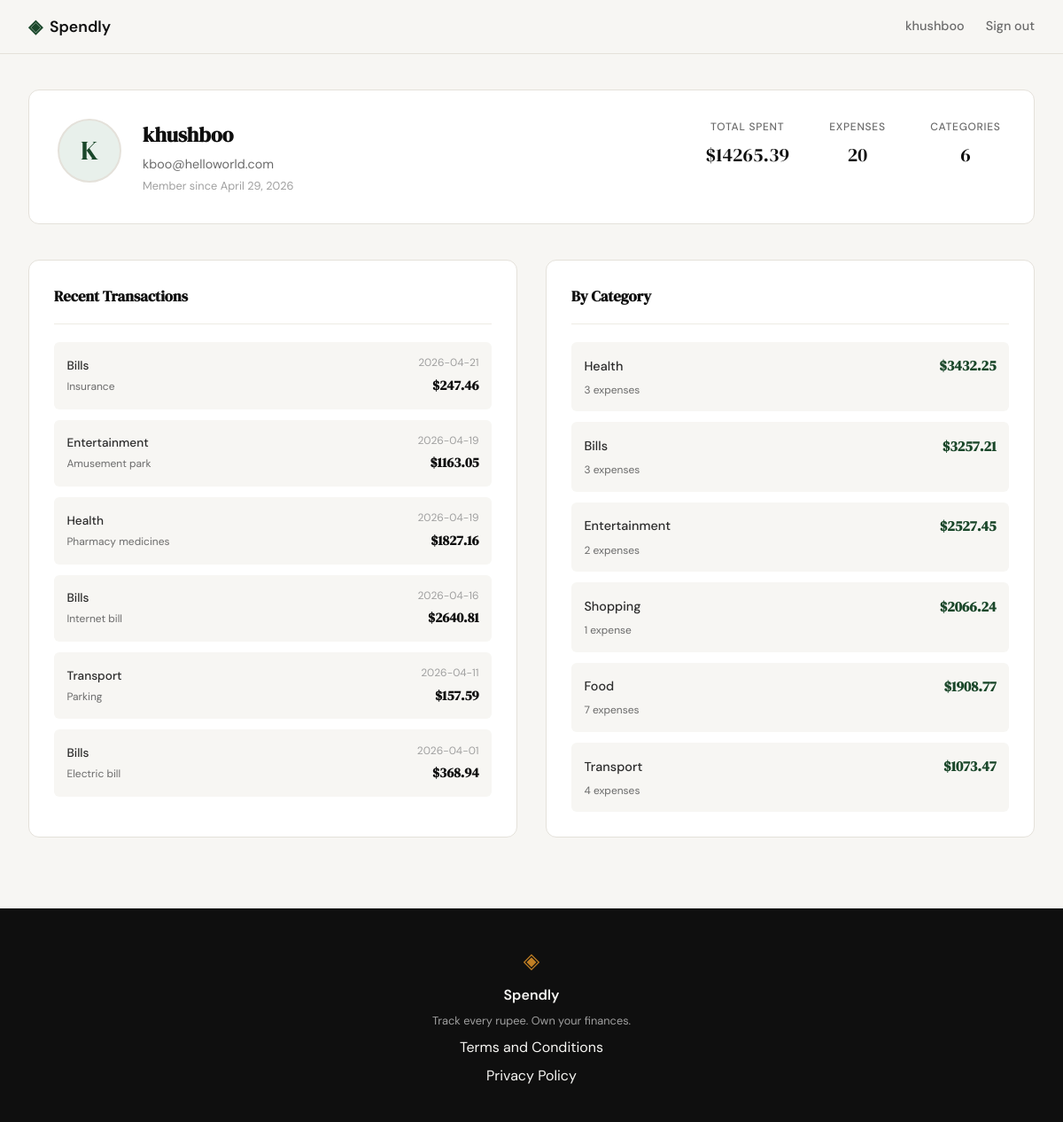
Screenshot of /profile (signed in) with the database file from the repository.
### tables this page shows
CREATE TABLE users (
            id INTEGER PRIMARY KEY AUTOINCREMENT,
            name TEXT NOT NULL,
            email TEXT UNIQUE NOT NULL,
            password_hash TEXT NOT NULL,
            created_at TEXT DEFAULT (datetime('now'))
        );

CREATE TABLE expenses (
            id INTEGER PRIMARY KEY AUTOINCREMENT,
            user_id INTEGER NOT NULL,
            amount REAL NOT NULL,
            category TEXT NOT NULL,
            date TEXT NOT NULL,
            description TEXT,
            created_at TEXT DEFAULT (datetime('now')),
            FOREIGN KEY (user_id) REFERENCES users(id)
        );

### app.py (the view)
@app.route("/profile")
def profile():
    user_id = session.get("user_id")
    if not user_id:
        return redirect(url_for("login"))
    conn = get_db()
    try:
        user = conn.execute(
            "SELECT id, name, email, created_at FROM users WHERE id = ?",
            (user_id,)
        ).fetchone()
        if not user:
            session.clear()
            return redirect(url_for("login"))
        totals = conn.execute(
            "SELECT COUNT(*) as count, COALESCE(SUM(amount), 0) as total FROM expenses WHERE user_id = ?",
            (user_id,)
        ).fetchone()
        recent = conn.execute(
            """SELECT id, category, amount, date, description
               FROM expenses WHERE user_id = ?
               ORDER BY date DESC LIMIT 6""",
            (user_id,)
        ).fetchall()
        by_category = conn.execute(
            """SELECT category, COUNT(*) as count, SUM(amount) as total
               FROM expenses WHERE user_id = ?
               GROUP BY category ORDER BY total DESC""",
            (user_id,)
        ).fetchall()
    finally:
        conn.close()
    from datetime import datetime
    try:
        joined = datetime.strptime(user["created_at"], "%Y-%m-%d %H:%M:%S").strftime("%B %d, %Y")
    except (ValueError, TypeError):
        joined = user["created_at"]
    return render_template(
        "profile.html",
        user=user,
        totals=totals,
        recent=recent,
        by_category=by_category,
        joined=joined,
    )

### database/db.py (called while the page is built)
def get_db():
    conn = sqlite3.connect(DATABASE)
    conn.row_factory = sqlite3.Row
    conn.execute("PRAGMA foreign_keys = ON")
    return conn

### templates/profile.html (shortened to what this page needs)
{% extends "base.html" %}
{% block content %}
<section class="profile-section">
    <div class="profile-wrapper">
        <div class="profile-header">
            <div class="profile-user-card">
                <div class="profile-avatar">{{ user.name[0].upper() }}</div>
                <div>
                    <h1 class="profile-name">{{ user.name }}</h1>
                    <p class="profile-email">{{ user.email }}</p>
                    <p class="profile-joined">Member since {{ joined }}</p>
                </div>
            </div>
            <div class="profile-header-stats">
                <div class="profile-stat-mini">
                    <span class="profile-stat-mini-label">Total Spent</span>
                    <span class="profile-stat-mini-value">${{ "%.2f" | format(totals.total) }}</span>
                </div>
                <div class="profile-stat-mini">
                    <span class="profile-stat-mini-label">Expenses</span>
                    <span class="profile-stat-mini-value">{{ totals.count }}</span>
                </div>
                <div class="profile-stat-mini">
                    <span class="profile-stat-mini-label">Categories</span>
                    <span class="profile-stat-mini-value">{{ by_category | length }}</span>
                </div>
            </div>
        </div>
        <div class="profile-content">
            <div class="profile-column">
                <h2 class="profile-section-title">Recent Transactions</h2>
                {% if recent %}
                <div class="profile-transactions">
                    {% for txn in recent %}
                    <div class="profile-transaction-row">
                        <div class="profile-transaction-info">
                            <span class="profile-transaction-category">{{ txn.category }}</span>
                            <span class="profile-transaction-description">{{ txn.description if txn.description else "No description" }}</span>
                        </div>
                        <div class="profile-transaction-meta">
                            <span class="profile-transaction-date">{{ txn.date }}</span>
                            <span class="profile-transaction-amount">${{ "%.2f" | format(txn.amount) }}</span>
                        </div>
                    </div>
                    {% endfor %}
                </div>
                {% else %}
                <div class="profile-empty-state">
                    <p class="profile-empty-text">No transactions yet</p>
                    <p class="profile-empty-sub">Add your first expense to get started</p>
                </div>
                {% endif %}
            </div>
            <div class="profile-column">
                <h2 class="profile-section-title">By Category</h2>
                {% if by_category %}
                <div class="profile-categories">
                    {% for row in by_category %}
                    <div class="profile-category-item">
                        <div class="profile-category-header">
                            <span class="profile-category-name">{{ row.category }}</span>
                            <span class="profile-category-amount">${{ "%.2f" | format(row.total) }}</span>
                        </div>
                        <p class="profile-category-meta">{{ row.count }} expense{{ 's' if row.count != 1 else '' }}</p>
                    </div>
                    {% endfor %}
                </div>
                {% else %}
                <div class="profile-empty-state">
                    <p class="profile-empty-text">No categories yet</p>
                    <p class="profile-empty-sub">Create an expense to populate categories</p>
                </div>
                {% endif %}
            </div>
        </div>
    </div>
</section>
{% endblock %}

### templates/base.html (shortened to what this page needs)
<!DOCTYPE html>
<html lang="en">
<head>
    <link rel="stylesheet" href="{{ url_for('static', filename='css/style.css') }}">
</head>
<body>
    <nav class="navbar">
        <div class="nav-inner">
            <a href="{{ url_for('landing') }}" class="nav-brand">
                <span class="brand-icon">◈</span>
                <span class="brand-name">Spendly</span>
            </a>
            <div class="nav-links">
                {% if session.user_id %}
                    <a href="{{ url_for('profile') }}" class="nav-username">{{ session.username }}</a>
                    <a href="{{ url_for('logout') }}">Sign out</a>
                {% else %}
                    <a href="{{ url_for('login') }}">Sign in</a>
                    <a href="{{ url_for('register') }}" class="nav-cta">Get started</a>
                {% endif %}
            </div>
        </div>
    </nav>
    <main class="main-content">
        {% block content %}{% endblock %}
    </main>
    <footer class="footer">
        <div class="footer-inner">
            <span class="brand-icon">◈</span>
            <span class="footer-name">Spendly</span>
            <p class="footer-copy">Track every rupee. Own your finances.</p>
            <a href="{{ url_for('terms') }}">Terms and Conditions</a>
            <a href="{{ url_for('privacy') }}">Privacy Policy</a>
        </div>
    </footer>
</body>
</html>

### rows the page displays
users: username "khushboo", name "K", name "khushboo", email "kboo@helloworld.com"
expenses: category "Bills", description "Insurance", date "2026-04-21", amount "247.46"
expenses: category "Entertainment", description "Amusement park", date "2026-04-19", amount "1163.05"
expenses: category "Health", description "Pharmacy medicines", date "2026-04-19", amount "1827.16"
expenses: category "Bills", description "Internet bill", date "2026-04-16", amount "2640.81"
expenses: category "Transport", description "Parking", date "2026-04-11", amount "157.59"
expenses: category "Bills", description "Electric bill", date "2026-04-01", amount "368.94"
expenses: category "Shopping", total "2066.24", count "1"

### other values shown
{{ joined }} "April 29, 2026"
{{ "%.2f" | format(totals.total) }} "14265.39"
{{ totals.count }} "20"
{{ by_category | length }} "6"
{{ row.category }} "Health" "Bills" "Entertainment" "Food" "Transport"
{{ "%.2f" | format(row.total) }} "3432.25" "3257.21" "2527.45" "1908.77" "1073.47"
{{ row.count }} "3" "3" "2" "7" "4"
{{ 's' if row.count != 1 else '' }} "s" "s" "s" "s" "s"
